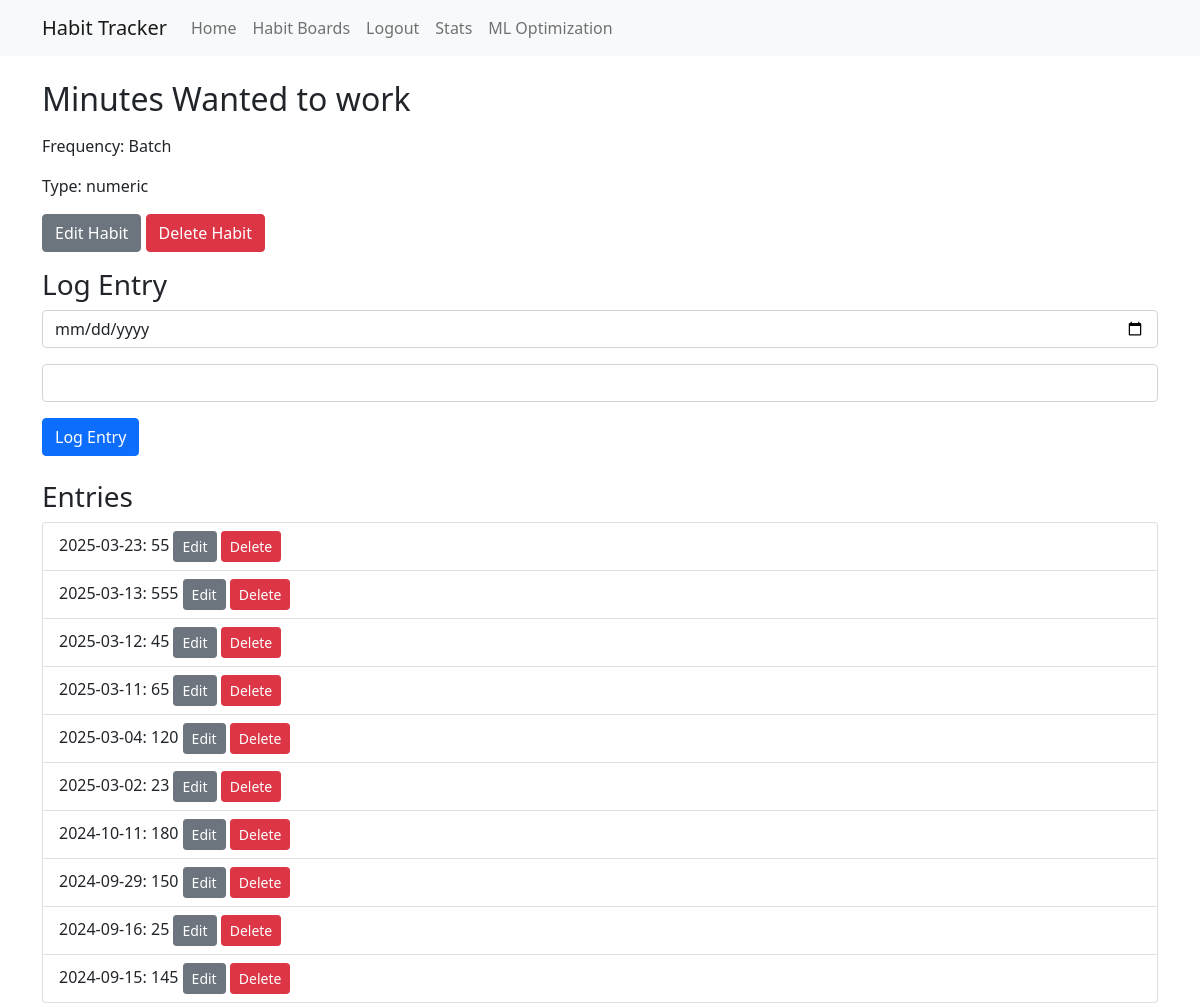
The app's page /habit/7 (signed in) with its own data.
### tables this page shows
CREATE TABLE habits (
    id INTEGER PRIMARY KEY AUTOINCREMENT,
    user_id INTEGER NOT NULL,
    board_id INTEGER NOT NULL,
    name TEXT NOT NULL,
    description TEXT,
    frequency TEXT, -- can be NULL for batch habits
    variable_type TEXT NOT NULL CHECK(variable_type IN ('boolean', 'numeric', 'categorical')),
    created TIMESTAMP NOT NULL DEFAULT CURRENT_TIMESTAMP,
    FOREIGN KEY (user_id) REFERENCES users (id),
    FOREIGN KEY (board_id) REFERENCES habit_boards (id)
);

CREATE TABLE entries (
    id INTEGER PRIMARY KEY AUTOINCREMENT,
    habit_id INTEGER NOT NULL,
    date DATE NOT NULL,
    value TEXT NOT NULL,
    FOREIGN KEY (habit_id) REFERENCES habits (id)
);

### app.py (the view)
@app.route('/habit/<int:habit_id>')
@login_required
def view_habit(habit_id):
    conn = get_db_connection()
    habit = conn.execute('SELECT * FROM habits WHERE id = ? AND user_id = ?',
                         (habit_id, session['user_id'])).fetchone()
    entries = conn.execute('SELECT * FROM entries WHERE habit_id = ? ORDER BY date DESC', (habit_id,)).fetchall()
    habit_options = []
    if habit['variable_type'] == 'categorical':
        options = conn.execute('SELECT option_value FROM habit_options WHERE habit_id = ?', (habit_id,)).fetchall()
        habit_options = [option['option_value'] for option in options]
    conn.close()
    return render_template('view_habit.html', habit=habit, entries=entries, habit_options=habit_options)

### app.py (called while the page is built)
def get_db_connection():
    conn = sqlite3.connect('habits.db')
    conn.row_factory = sqlite3.Row
    return conn

def login_required(f):
    @wraps(f)
    def decorated_function(*args, **kwargs):
        if 'user_id' not in session:
            return redirect(url_for('login'))
        return f(*args, **kwargs)
    return decorated_function

### templates/view_habit.html (shortened to what this page needs)
{% extends "base.html" %}
{% block content %}
<h2>{{ habit['name'] }}</h2>
<p>Frequency: {{ habit['frequency'] if habit['frequency'] else 'Batch' }}</p>
<p>Type: {{ habit['variable_type'] }}</p>
<div class="mb-3">
    <a href="{{ url_for('edit_habit', habit_id=habit['id']) }}" class="btn btn-secondary">Edit Habit</a>
    <form method="post" action="{{ url_for('delete_habit', habit_id=habit['id']) }}" style="display: inline;">
        <button type="submit" class="btn btn-danger" onclick="return confirm('Are you sure you want to delete this habit? This action cannot be undone.');">Delete Habit</button>
    </form>
</div>
<h3>Log Entry</h3>
<form method="post" action="{{ url_for('log_habit', habit_id=habit['id']) }}">
    <div class="mb-3">
        <input type="date" class="form-control" name="date" required>
    </div>
    <div class="mb-3">
        {% if habit['variable_type'] == 'boolean' %}
        <select class="form-select" name="value">
            <option value="1">Yes</option>
            <option value="0">No</option>
        </select>
        {% elif habit['variable_type'] == 'numeric' %}
        <input type="number" class="form-control" name="value" required>
        {% elif habit['variable_type'] == 'categorical' %}
        <select class="form-select" name="value">
            {% for option in habit_options %}
                <option value="{{ option }}">{{ option }}</option>
            {% endfor %}
        </select>
        {% endif %}
    </div>
    <button type="submit" class="btn btn-primary">Log Entry</button>
</form>
<h3 class="mt-4">Entries</h3>
<ul class="list-group">
{% for entry in entries %}
    <li class="list-group-item">
        {{ entry['date'] }}: {{ entry['value'] }}
        <a href="{{ url_for('edit_entry', entry_id=entry['id']) }}" class="btn btn-sm btn-secondary">Edit</a>
        <form method="post" action="{{ url_for('delete_entry', entry_id=entry['id']) }}" style="display: inline;">
            <button type="submit" class="btn btn-sm btn-danger" onclick="return confirm('Are you sure you want to delete this entry?');">Delete</button>
        </form>
    </li>
{% endfor %}
</ul>
{% endblock %}

### records on screen
habits: name "Minutes Wanted to work", variable_type "numeric"
entries: date "2025-03-23", value "55"
entries: date "2025-03-13", value "555"
entries: date "2025-03-12", value "45"
entries: date "2025-03-11", value "65"
entries: date "2025-03-04", value "120"
entries: date "2025-03-02", value "23"
entries: date "2024-10-11", value "180"
entries: date "2024-09-29", value "150"
entries: date "2024-09-16", value "25"
entries: date "2024-09-15", value "145"

### other values on screen
{{ habit['frequency'] if habit['frequency'] else 'Batch' }} "Batch"
